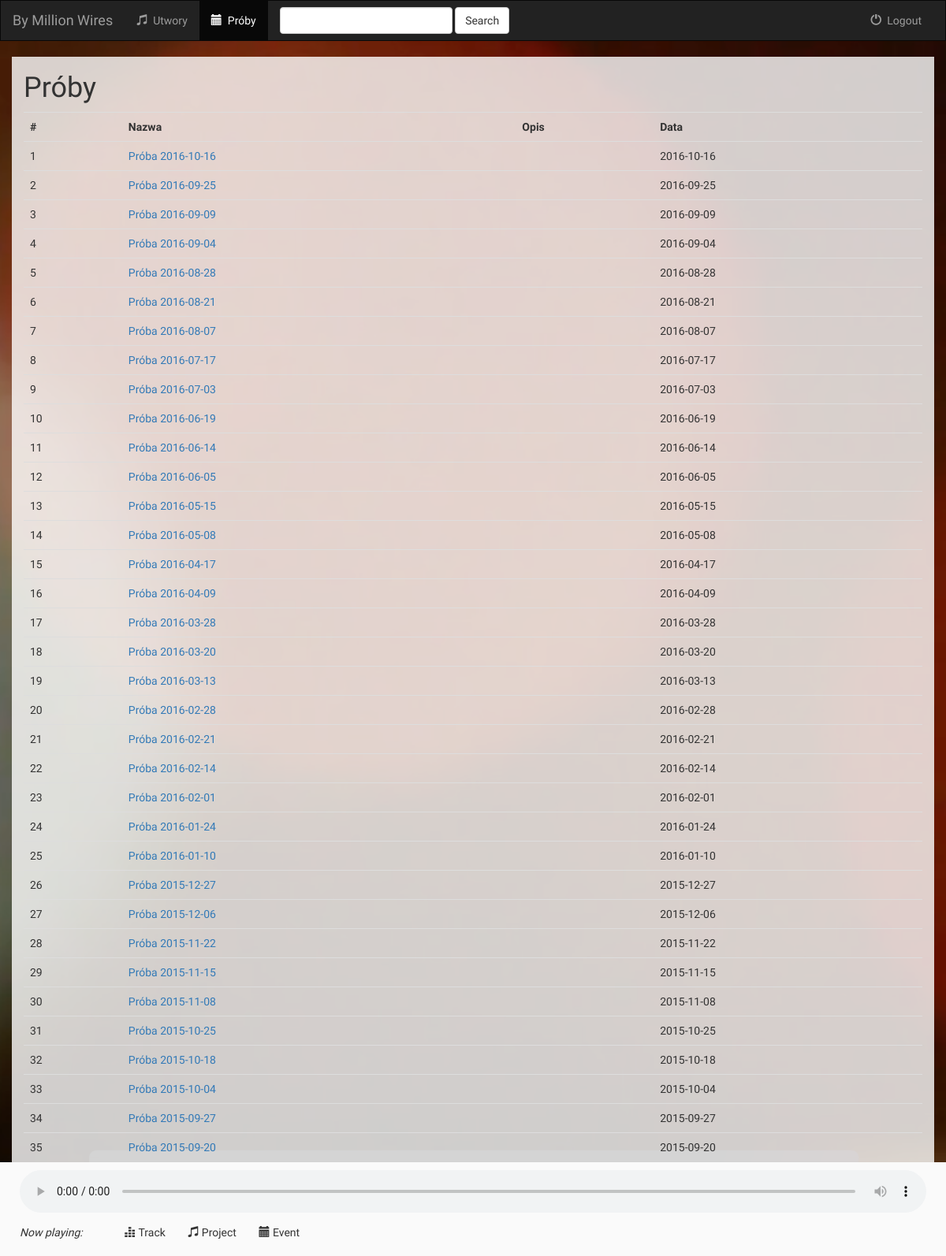
/tracks/events, run on the app's committed database.
### tracks/models.py (models this page shows, shortened)
class Event(models.Model):
    name = models.CharField(max_length=200)
    description = models.TextField(blank=True)
    date = models.DateField(default=now)

### tracks/views.py (the view)
# urls.py: url(r'^events/(?P<event_id>[0-9]+)$', views.event_details, name='event_details'),
def events(request):
    events = Event.objects.all().order_by('-date')
    return render(request, 'tracks/events.html', {'events': events})

### tracks/templates/tracks/events.html (shortened to what this page needs)
{% extends 'tracks/base.html' %}
{% block events_active %}active{% endblock %}
{% block body %}
<div class="container">
    <h1>Próby</h1>
    {% include "tracks/tables/event-table.html" with events=events %}
</div>
{% endblock %}

### tracks/templates/tracks/tables/event-table.html
{% load staticfiles %}
<div class="table-responsive">
    <table class="table table-hover">
        <th>#</th>
        <th>Nazwa</th>
        <th>Opis</th>
        <th>Data</th>
    {% for event in events %}
        <tr class="table-row" data-href="{% url 'tracks:event_details' event.id %}">
            <td>{{ forloop.counter }}</td>
            <td><a href="{% url 'tracks:event_details' event.id %}">{{ event.name }}</a></td>
            <td>{{ event.description }}</td>
            <td>{{ event.date }}</td>
        </tr>
    {% endfor %}
    </table>
</div>

### tracks/static/tracks/css/custom.css (style rules this page uses)
body { background-image: url('../img/blurr.png'); font-family: 'Raleway', sans-serif; }
.container { background-color: rgba(255,255, 255, 0.8); margin-bottom: 80px; }
tr { cursor: pointer; }

### data on the page
Event: name "Próba 2016-10-16", date "2016-10-16"
Event: name "Próba 2016-09-25", date "2016-09-25"
Event: name "Próba 2016-09-09", date "2016-09-09"
Event: name "Próba 2016-09-04", date "2016-09-04"
Event: name "Próba 2016-08-28", date "2016-08-28"
Event: name "Próba 2016-08-21", date "2016-08-21"
Event: name "Próba 2016-08-07", date "2016-08-07"
Event: name "Próba 2016-07-17", date "2016-07-17"
Event: name "Próba 2016-07-03", date "2016-07-03"
Event: name "Próba 2016-06-19", date "2016-06-19"
Event: name "Próba 2016-06-14", date "2016-06-14"
Event: name "Próba 2016-06-05", date "2016-06-05"
Event: name "Próba 2016-05-15", date "2016-05-15"
Event: name "Próba 2016-05-08", date "2016-05-08"
Event: name "Próba 2016-04-17", date "2016-04-17"
Event: name "Próba 2016-04-09", date "2016-04-09"
Event: name "Próba 2016-03-28", date "2016-03-28"
Event: name "Próba 2016-03-20", date "2016-03-20"
Event: name "Próba 2016-03-13", date "2016-03-13"
Event: name "Próba 2016-02-28", date "2016-02-28"
Event: name "Próba 2016-02-21", date "2016-02-21"
Event: name "Próba 2016-02-14", date "2016-02-14"
Event: name "Próba 2016-02-01", date "2016-02-01"
Event: name "Próba 2016-01-24", date "2016-01-24"
Event: name "Próba 2016-01-10", date "2016-01-10"
Event: name "Próba 2015-12-27", date "2015-12-27"
Event: name "Próba 2015-12-06", date "2015-12-06"
Event: name "Próba 2015-11-22", date "2015-11-22"
Event: name "Próba 2015-11-15", date "2015-11-15"
Event: name "Próba 2015-11-08", date "2015-11-08"
Event: name "Próba 2015-10-25", date "2015-10-25"
Event: name "Próba 2015-10-18", date "2015-10-18"
Event: name "Próba 2015-10-04", date "2015-10-04"
Event: name "Próba 2015-09-27", date "2015-09-27"
Event: name "Próba 2015-09-20", date "2015-09-20"
